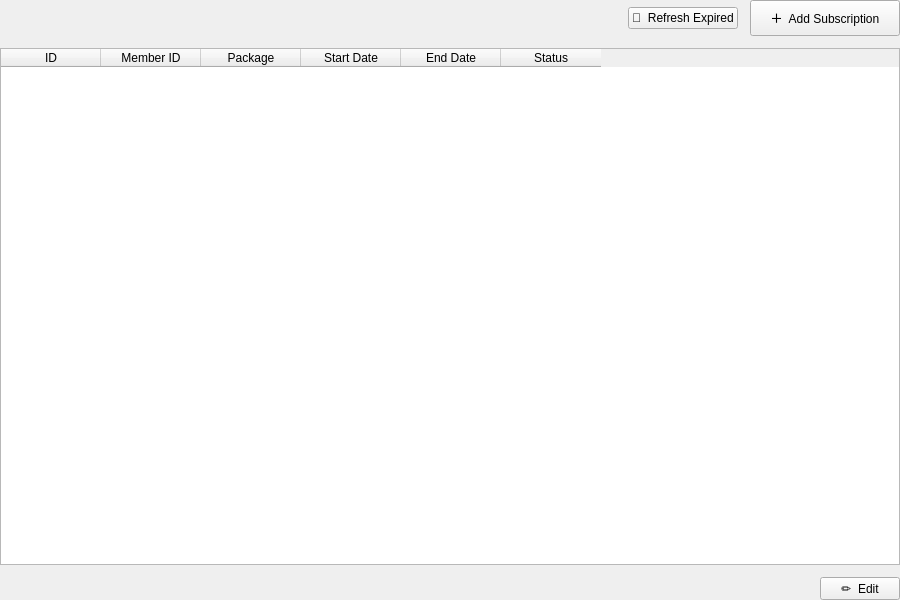
<?xml version="1.0" encoding="UTF-8"?>
<ui version="4.0">
 <class>SubscriptionsPage</class>
 <widget class="QWidget" name="SubscriptionsPage">
  <property name="geometry"><rect><x>0</x><y>0</y><width>900</width><height>600</height></rect></property>
  <property name="windowTitle"><string>Subscriptions</string></property>

  <layout class="QVBoxLayout" name="mainLayout">
   <property name="spacing"><number>12</number></property>
   <property name="leftMargin"><number>0</number></property><property name="topMargin"><number>0</number></property>
   <property name="rightMargin"><number>0</number></property><property name="bottomMargin"><number>0</number></property>

   <item>
    <layout class="QHBoxLayout" name="toolbarLayout">
     <item><widget class="QLabel" name="statusLabel"><property name="text"><string/></property></widget></item>
     <item><spacer><property name="orientation"><enum>Qt::Horizontal</enum></property><property name="sizeHint" stdset="0"><size><width>40</width><height>0</height></size></property></spacer></item>
     <item><widget class="QPushButton" name="refreshExpiredButton"><property name="text"><string>🔄  Refresh Expired</string></property></widget></item>
     <item><widget class="QPushButton" name="addButton"><property name="text"><string>＋  Add Subscription</string></property><property name="minimumSize"><size><width>150</width><height>36</height></size></property></widget></item>
    </layout>
   </item>

   <item>
    <widget class="QTableWidget" name="subscriptionsTable">
     <property name="selectionBehavior"><enum>QAbstractItemView::SelectRows</enum></property>
     <property name="editTriggers"><set>QAbstractItemView::NoEditTriggers</set></property>
     <property name="alternatingRowColors"><bool>true</bool></property>
     <column><property name="text"><string>ID</string></property></column>
     <column><property name="text"><string>Member ID</string></property></column>
     <column><property name="text"><string>Package</string></property></column>
     <column><property name="text"><string>Start Date</string></property></column>
     <column><property name="text"><string>End Date</string></property></column>
     <column><property name="text"><string>Status</string></property></column>
    </widget>
   </item>

   <item>
    <layout class="QHBoxLayout" name="bottomBar">
     <item><spacer><property name="orientation"><enum>Qt::Horizontal</enum></property><property name="sizeHint" stdset="0"><size><width>40</width><height>0</height></size></property></spacer></item>
     <item><widget class="QPushButton" name="editButton"><property name="text"><string>✏  Edit</string></property></widget></item>
    </layout>
   </item>

  </layout>
 </widget>
 <resources/>
 <connections/>
</ui>
